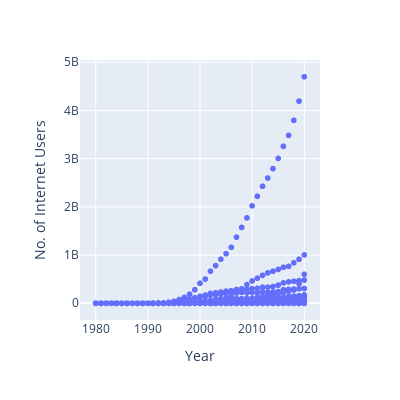

The cell this chart's notebook holds for it:
### Markdown cell above
# plotly

### Code cell
import plotly.express as px
import nbformat

fig = px.scatter(
    data_frame=df , x='Year', y='No. of Internet Users', width=400, height=400
)
fig.show()

### Figure 1 — Plotly figure (JSON) as saved in the notebook; plotly's stock layout.template omitted (floating-point values rounded to 4 significant figures; data arrays with more than 128 entries replaced by an {"elided": "..."} marker saying what was removed)
{"data": [{"hovertemplate": "Year=%{x}<br>No. of Internet Users=%{y}<extra></extra>", "legendgroup": "", "marker": {"color": "#636efa", "symbol": "circle"}, "mode": "markers", "name": "", "showlegend": false, "type": "scattergl", "x": {"elided": "8867 int values"}, "xaxis": "x", "y": {"elided": "8867 int values"}, "yaxis": "y"}], "layout": {"height": 400, "legend": {"tracegroupgap": 0}, "margin": {"t": 60}, "width": 400, "xaxis": {"anchor": "y", "domain": [0, 1], "title": {"text": "Year"}}, "yaxis": {"anchor": "x", "domain": [0, 1], "title": {"text": "No. of Internet Users"}}}}
